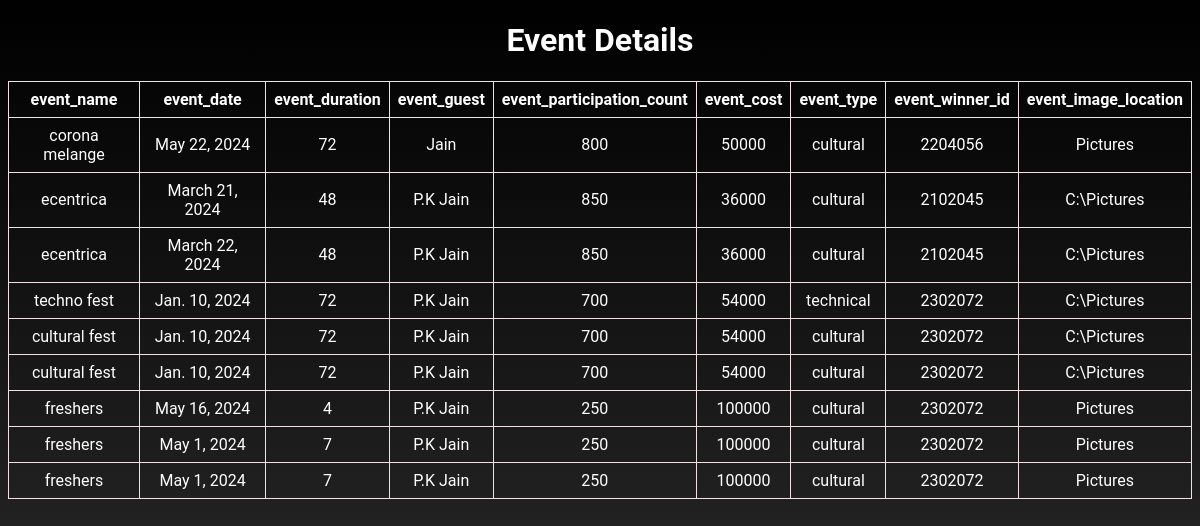
Page /event_details/ on the committed database.
### event/models.py (models this page shows, shortened)
class Event_Table(models.Model):
  event_name = models.CharField(max_length=255)
  event_date = models.DateField()
  event_duration = models.IntegerField()
  event_guest = models.CharField(max_length=255)
  event_participation_count = models.IntegerField(null=True)
  event_cost = models.IntegerField(null=True)
  event_type = models.CharField(max_length=255)
  event_winner_id = models.IntegerField(null=True)
  event_image_location = models.CharField(max_length=255)

### event/views.py (the view)
# urls.py: path('event_details/', views.event_details, name='event_details'),
def event_details(request):
    mydetails= Event_Table.objects.all().values()
    template = loader.get_template('submit.html')
    context = {
        'mydata':mydetails,
    }
    return HttpResponse(template.render(context, request))

### event/templates/submit.html (shortened to what this page needs)
<!DOCTYPE html>
<html lang="en">
<head>
</head>
<body>
    <div class="container">
        <h1>Event Details</h1>
        <table>
            <thead>
                <tr>
                    <th>event_name</th>
                    <th>event_date</th>
                    <th>event_duration</th>
                    <th>event_guest</th>
                    <th>event_participation_count</th>
                    <th>event_cost</th>
                    <th>event_type</th>
                    <th>event_winner_id</th>
                    <th>event_image_location</th>
                </tr>
            </thead>
            <tbody>
                {% for x in mydata %}
                    <tr>
                        <td>{{x.event_name }}</td>
                        <td>{{x.event_date  }}</td>
                        <td>{{x.event_duration }}</td>
                        <td>{{x.event_guest }}</td>
                        <td>{{x.event_participation_count }}</td>
                        <td>{{x.event_cost }}</td>
                        <td>{{x.event_type }}</td>
                        <td>{{x.event_winner_id }}</td>
                        <td>{{x.event_image_location }}</td>
                    </tr>
                {% endfor %}
            </tbody>
        </table>
    </div>
</body>
</html>

### event/templates/submit.html (style rules this page uses)
table { width: 100%; border-collapse: collapse; }
th, td { border: 1px solid rgb(239, 226, 226); padding: 8px; text-align: center; }
th { color: white; }
td { color: white; }
html { font-family: 'Roboto', sans-serif; margin: 0; padding: 0; background: linear-gradient(to bottom, #000000, #333333); background-repeat: no-repeat; height: 100%; }
h1 { color: white; text-align: center; }

### rows in the picture
Event_Table: event_name "corona melange", event_date "May 22, 2024", event_duration "72", event_guest "Jain", event_participation_count "800", event_cost "50000", event_type "cultural", event_winner_id "2204056", event_image_location "Pictures"
Event_Table: event_name "ecentrica", event_date "March 21, 2024", event_duration "48", event_guest "P.K Jain", event_participation_count "850", event_cost "36000", event_type "cultural", event_winner_id "2102045", event_image_location "C:\\Pictures"
Event_Table: event_name "ecentrica", event_date "March 22, 2024", event_duration "48", event_guest "P.K Jain", event_participation_count "850", event_cost "36000", event_type "cultural", event_winner_id "2102045", event_image_location "C:\\Pictures"
Event_Table: event_name "techno fest", event_date "Jan. 10, 2024", event_duration "72", event_guest "P.K Jain", event_participation_count "700", event_cost "54000", event_type "technical", event_winner_id "2302072", event_image_location "C:\\Pictures"
Event_Table: event_name "cultural fest", event_date "Jan. 10, 2024", event_duration "72", event_guest "P.K Jain", event_participation_count "700", event_cost "54000", event_type "cultural", event_winner_id "2302072", event_image_location "C:\\Pictures"
Event_Table: event_name "cultural fest", event_date "Jan. 10, 2024", event_duration "72", event_guest "P.K Jain", event_participation_count "700", event_cost "54000", event_type "cultural", event_winner_id "2302072", event_image_location "C:\\Pictures"
Event_Table: event_name "freshers", event_date "May 16, 2024", event_duration "4", event_guest "P.K Jain", event_participation_count "250", event_cost "100000", event_type "cultural", event_winner_id "2302072", event_image_location "Pictures"
Event_Table: event_name "freshers", event_date "May 1, 2024", event_duration "7", event_guest "P.K Jain", event_participation_count "250", event_cost "100000", event_type "cultural", event_winner_id "2302072", event_image_location "Pictures"
Event_Table: event_name "freshers", event_date "May 1, 2024", event_duration "7", event_guest "P.K Jain", event_participation_count "250", event_cost "100000", event_type "cultural", event_winner_id "2302072", event_image_location "Pictures"
